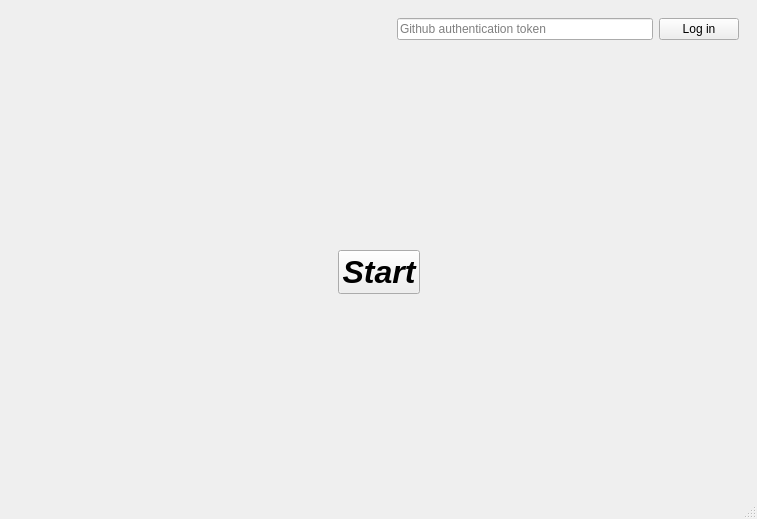
<?xml version="1.0" encoding="UTF-8"?>
<ui version="4.0">
 <class>MainWindow</class>
 <widget class="QMainWindow" name="MainWindow">
  <property name="geometry">
   <rect>
    <x>0</x>
    <y>0</y>
    <width>757</width>
    <height>519</height>
   </rect>
  </property>
  <property name="windowTitle">
   <string>MainWindow</string>
  </property>
  <widget class="QWidget" name="centralwidget">
   <layout class="QVBoxLayout" name="verticalLayout">
    <item>
     <widget class="QWidget" name="verticalWidget" native="true">
      <property name="maximumSize">
       <size>
        <width>16777215</width>
        <height>40</height>
       </size>
      </property>
      <layout class="QHBoxLayout" name="horizontalLayout">
       <item>
        <spacer name="horizontalSpacer">
         <property name="orientation">
          <enum>Qt::Horizontal</enum>
         </property>
         <property name="sizeHint" stdset="0">
          <size>
           <width>40</width>
           <height>20</height>
          </size>
         </property>
        </spacer>
       </item>
       <item>
        <widget class="QLineEdit" name="token_input">
         <property name="enabled">
          <bool>true</bool>
         </property>
         <property name="maximumSize">
          <size>
           <width>256</width>
           <height>16777215</height>
          </size>
         </property>
         <property name="echoMode">
          <enum>QLineEdit::Password</enum>
         </property>
         <property name="placeholderText">
          <string>Github authentication token</string>
         </property>
        </widget>
       </item>
       <item>
        <widget class="QPushButton" name="login_button">
         <property name="text">
          <string>Log in</string>
         </property>
        </widget>
       </item>
      </layout>
     </widget>
    </item>
    <item>
     <widget class="QStackedWidget" name="mainstackedWidget">
      <property name="enabled">
       <bool>true</bool>
      </property>
      <property name="currentIndex">
       <number>0</number>
      </property>
      <widget class="QWidget" name="mainPage">
       <layout class="QVBoxLayout" name="verticalLayout_3">
        <item>
         <spacer name="verticalSpacer_2">
          <property name="orientation">
           <enum>Qt::Vertical</enum>
          </property>
          <property name="sizeHint" stdset="0">
           <size>
            <width>20</width>
            <height>40</height>
           </size>
          </property>
         </spacer>
        </item>
        <item>
         <layout class="QHBoxLayout" name="horizontalLayout_2">
          <item>
           <spacer name="horizontalSpacer_2">
            <property name="orientation">
             <enum>Qt::Horizontal</enum>
            </property>
            <property name="sizeHint" stdset="0">
             <size>
              <width>40</width>
              <height>20</height>
             </size>
            </property>
           </spacer>
          </item>
          <item>
           <widget class="QPushButton" name="startPomodoroButton">
            <property name="font">
             <font>
              <pointsize>24</pointsize>
              <weight>75</weight>
              <italic>true</italic>
              <bold>true</bold>
             </font>
            </property>
            <property name="text">
             <string>Start</string>
            </property>
           </widget>
          </item>
          <item>
           <spacer name="horizontalSpacer_3">
            <property name="orientation">
             <enum>Qt::Horizontal</enum>
            </property>
            <property name="sizeHint" stdset="0">
             <size>
              <width>40</width>
              <height>20</height>
             </size>
            </property>
           </spacer>
          </item>
         </layout>
        </item>
        <item>
         <spacer name="verticalSpacer">
          <property name="orientation">
           <enum>Qt::Vertical</enum>
          </property>
          <property name="sizeHint" stdset="0">
           <size>
            <width>20</width>
            <height>40</height>
           </size>
          </property>
         </spacer>
        </item>
       </layout>
      </widget>
      <widget class="TimerWidget" name="timerPage"/>
      <widget class="SubmitWidget" name="submitPage"/>
     </widget>
    </item>
   </layout>
  </widget>
  <widget class="QStatusBar" name="statusbar"/>
 </widget>
 <customwidgets>
  <customwidget>
   <class>TimerWidget</class>
   <extends>QWidget</extends>
   <header>src/qt/TimerWidget.h</header>
   <container>1</container>
  </customwidget>
  <customwidget>
   <class>SubmitWidget</class>
   <extends>QWidget</extends>
   <header>src/qt/SubmitWidget.h</header>
   <container>1</container>
  </customwidget>
 </customwidgets>
 <resources/>
 <connections/>
</ui>
